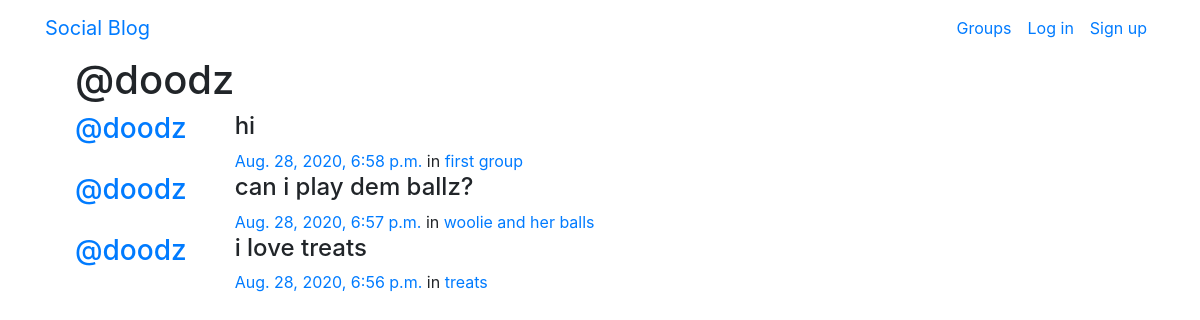
/posts/by/doodz/, run on the app's committed database.
### posts/models.py (models this page shows, shortened)
class Post(models.Model):
    user = models.ForeignKey(User, related_name='posts', on_delete=models.CASCADE)
    created_at = models.DateTimeField(auto_now=True)
    message = models.TextField()
    message_html = models.TextField(editable=False)
    group = models.ForeignKey(Group, related_name='posts', null=True, blank=True, on_delete=models.CASCADE)
    class Meta:
        ordering = ['-created_at']
        unique_together = ['user','message']

### groups/models.py (models this page shows, shortened)
class Group(models.Model):
    name = models.CharField(max_length=255,unique=True)
    slug = models.SlugField(allow_unicode=True,unique=True)
    description = models.TextField(blank=True)
    decription_html = models.TextField(editable=False)
    members = models.ManyToManyField(User, through='GroupMember')
    class Meta:
        ordering = ['name']

### posts/views.py (the view)
# urls.py: path("by/<username>/",views.UserPosts.as_view(),name="for_user"),
class UserPosts(generic.ListView):
    model = models.Post
    template_name = 'posts/user_post_list.html'
    def get_queryset(self):
        try:
            self.post_user = User.objects.prefetch_related('posts').get(username__iexact=self.kwargs.get('username'))
        except User.DoesNotExist:
            raise Http404
        else:
            return self.post_user.posts.all()
    def get_context_data(self, **kwargs):
        context = super().get_context_data(**kwargs)
        context['post_user'] = self.post_user
        return context

### posts/templates/posts/user_post_list.html
{% extends "posts/post_base.html" %}
{% block prepost %}
<div class="col-md-4">
    <h1>@{{post_user.username}}</h1>
</div>
{% endblock %}
{% block post_content %}
<div class="col-md-8">
    {% for post in post_list %}
    {% include "posts/_post.html" %}
    {% endfor %}
</div>
{% endblock %}

### posts/templates/posts/_post.html (shortened to what this page needs)
<div class="media">
	<h3 class="mr-5"><a href="{% url 'posts:for_user' username=post.user.username %}">@{{ post.user.username }}</a></h3>
	<div class="media-body">
		<h4>{{ post.message|safe }}</h4>
			<time class="time"><a href="{% url 'posts:single' username=post.user.username pk=post.pk %}">{{ post.created_at }}</a></time>
			{% if post.group %}
			<span class="group-name">in <a href="#">{{ post.group.name }}</a></span>
			{% endif %}
	</div>
</div>

### data on the page
Post: user.username "doodz", message "hi", created_at "Aug. 28, 2020, 6:58 p.m.", group.name "first group"
Post: user.username "doodz", message "can i play dem ballz?", created_at "Aug. 28, 2020, 6:57 p.m.", group.name "woolie and her balls"
Post: user.username "doodz", message "i love treats", created_at "Aug. 28, 2020, 6:56 p.m.", group.name "treats"

### other printed values
{{ post_user.username }} "doodz"
